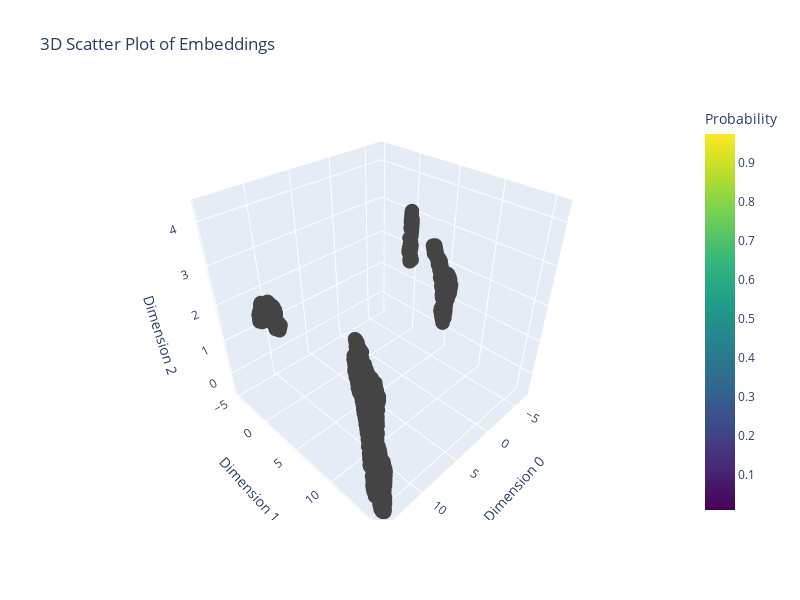

Notebook cell for this chart:
### Code cell
# NO LOGRO QUE ASIGNE COLORES SEGUN PROB_BAJA SI LE QUIERO PONER UNA ESCALA DE COLORES DETERMINADA (EJ VIRIDIS)

import plotly.graph_objects as go

# Create a 3D scatter plot using prob_baja with a color scale
fig = go.Figure(data=[go.Scatter3d(
    x=embedding_rf[:, 0],
    y=embedding_rf[:, 1],
    z=embedding_rf[:, 2],
    mode='markers',
    marker=dict(
        size=5,   
        color=prob_baja,  # Use prob_baja for color
        colorscale='Viridis',  # Specify the colorscale
        showscale=True,  # Show the color scale
        colorbar=dict(title="Probability")  # Optional color bar
    )
)])

# Set labels and make the plot larger
fig.update_layout(
    title='3D Scatter Plot of Embeddings',
    scene=dict(
        xaxis_title='Dimension 0',
        yaxis_title='Dimension 1',
        zaxis_title='Dimension 2'
    ),
    width=800,  # Make the plot bigger
    height=600
)

# Show the plot
fig.show()

### Figure 1 — Plotly figure (JSON) as saved in the notebook; plotly's stock layout.template omitted (floating-point values rounded to 4 significant figures; data arrays with more than 128 entries replaced by an {"elided": "..."} marker saying what was removed)
{"data": [{"marker": {"color": {"elided": "4171x1 float values"}, "colorbar": {"title": {"text": "Probability"}}, "colorscale": [[0, "#440154"], [0.1111, "#482878"], [0.2222, "#3e4989"], [0.3333, "#31688e"], [0.4444, "#26828e"], [0.5556, "#1f9e89"], [0.6667, "#35b779"], [0.7778, "#6ece58"], [0.8889, "#b5de2b"], [1, "#fde725"]], "showscale": true, "size": 5}, "mode": "markers", "type": "scatter3d", "x": {"elided": "4171 float values"}, "y": {"elided": "4171 float values"}, "z": {"elided": "4171 float values"}}], "layout": {"height": 600, "scene": {"xaxis": {"title": {"text": "Dimension 0"}}, "yaxis": {"title": {"text": "Dimension 1"}}, "zaxis": {"title": {"text": "Dimension 2"}}}, "title": {"text": "3D Scatter Plot of Embeddings"}, "width": 800}}
